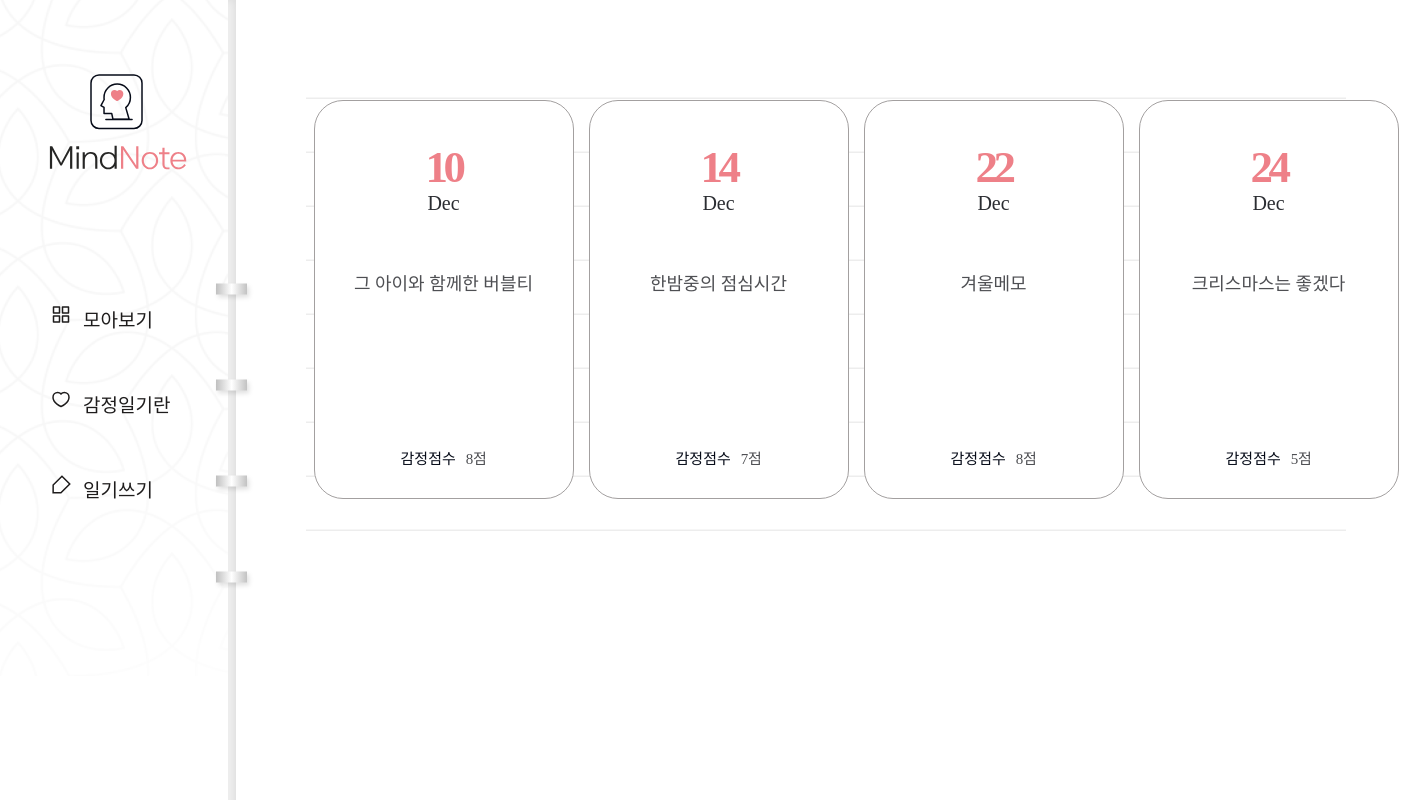
The app's page /diary/, older data.
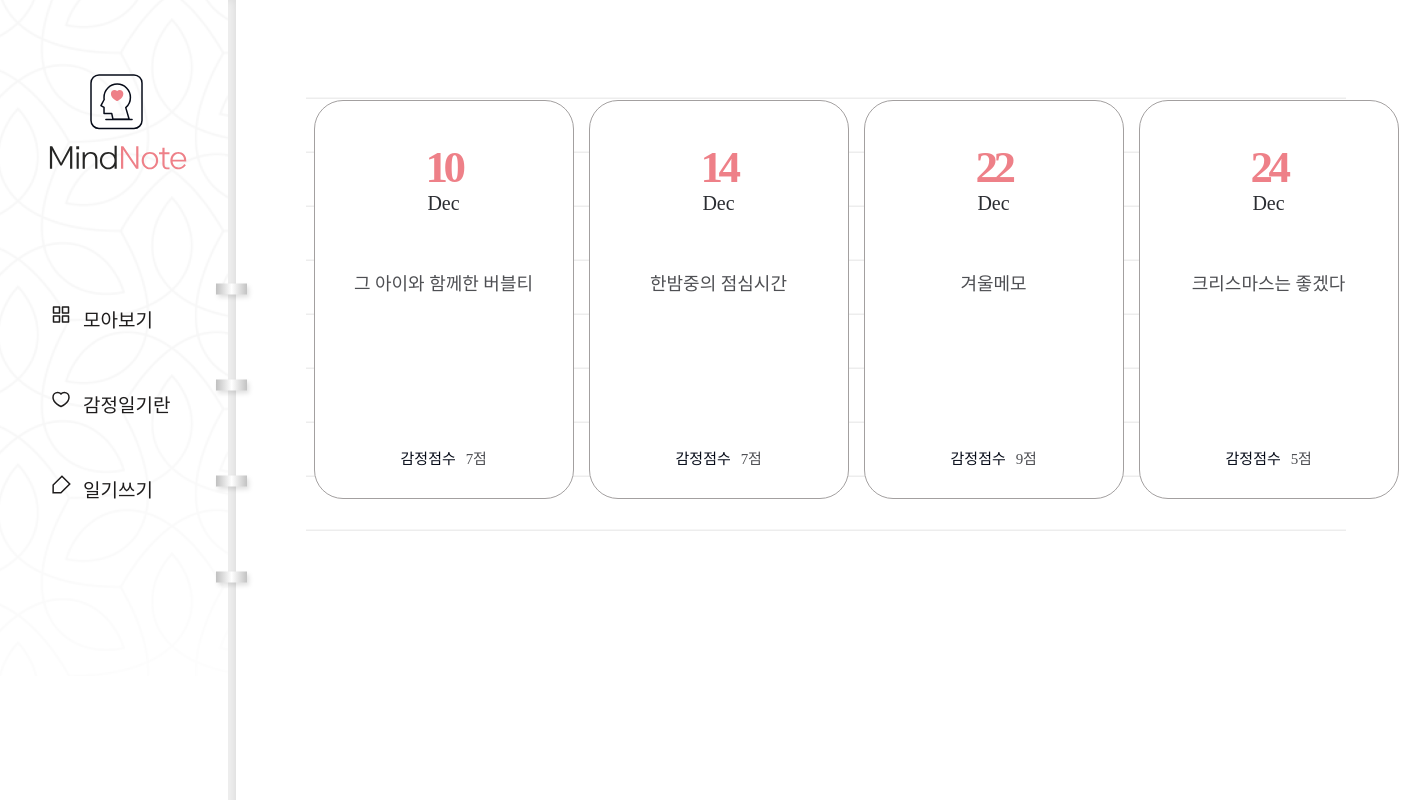
The same page, newer data.
### diary/models.py (models this page shows, shortened)
class Page(models.Model):
    title = models.CharField(max_length=100, validators=[validate_no_hash])
    content = models.TextField(validators=[validate_no_hash])
    feeling = models.CharField(max_length=80, validators=[validate_no_hash, validate_no_numbers])
    score = models.IntegerField(validators=[validate_score])
    dt_created = models.DateField()

### diary/views.py (the view)
# urls.py: path('diary/', views.page_list, name='page-list'),
def page_list(request):
    object_list = Page.objects.all()
    return render(request, 'diary/page_list.html', {'object_list': object_list})

### diary/templates/diary/page_list.html
{% extends './base.html' %}
{% block content %}
<div class="wrap-note">
    <div class="note">
        <div class="note-list">
            <ul>
                {% for obj in object_list %}
                <li>
                    <a href="{% url 'page-detail' obj.id %}">
                        <div class="date">
                            <span>{{obj.dt_created|date:"d"}}</span>
                            <p>{{obj.dt_created|date:"M"}}</p>
                        </div>
                        <h2>{{obj.title}}</h2>
                        <div class="score">
                            <p>감정점수</p>
                            <span>{{obj.score}}점</span>
                        </div>
                    </a>
                </li>
                {% endfor %}
            </ul>
        </div>
    </div>
</div>
{% endblock content %}

### diary/templates/diary/base.html (shortened to what this page needs)
{% load static %}
<!DOCTYPE html>
<html lang="en">
<head>
    <link rel="stylesheet" href="{% static 'diary/css/styles.css' %}">
    <link rel="stylesheet" type="text/css" href="https://cdn.rawgit.com/moonspam/NanumSquare/master/nanumsquare.css">
    <link rel="stylesheet" href="https://cdn.jsdelivr.net/gh/projectnoonnu/noonfonts_two@1.0/NanumBarunpen.woff">
</head>
<body>
    <div class="menu">
        <h1><a href="{% url 'page-list' %}"><img src="{% static 'diary/image/logo02.svg' %}"></a></h1>
        <ul>
            <li><a href="{% url 'page-list' %}">모아보기</a></li>
            <li><a href="{% url 'info' %}">감정일기란</a></li>
            <li><a href="{% url 'page-create' %}">일기쓰기</a></li>
        </ul>
    </div>
    {% block content %}
    {% endblock content %}
</body>

### diary/static/diary/css/styles.css (style rules this page uses)
h1,h2,h3,p,a,ul,li { margin: 0; padding: 0; font-family: 'NanumSquare'; list-style: none; text-decoration: none; outline: none; }
html { position: relative; min-height: 100%; margin: 0; }
body { margin: 0; padding: 0; -webkit-font-smoothing: antialiased; -moz-osx-font-smoothing: auto; }
img { max-width: 100%; margin: 0; padding: 0; border: 0; }
.menu { position: fixed; width: 236px; height: 100vh; min-height: 900px; background: url(../image/menu-bg.png) no-repeat left top/contain; z-index: 99; }
.menu:before { content: ""; display: block; position: absolute; width: 8px; height: 100%; top: 0; right: 0; background-color: #f6f6f6; box-shadow: inset -3px 0 8px 0 rgba(0, 0, 0, 0.11); }
.menu:after { content: ""; display: block; position: absolute; width: 43px; height: 353px; top: 48%; right: -21px; transform: translateY(-50%); background: url(../image/notespring.svg) no-repeat; }
.menu h1 { position: absolute; margin-left: 49px; top: 74px; }
.menu ul { position: absolute; top: 48%; transform: translateY(-50%); }
.menu ul li { margin-bottom: 58px; padding-left: 83px; }
.menu ul li a { display: block; position: relative; font-family: NanumSquareR; color: #1e1c1c; font-size: 19px; }
.menu ul li a:after { content: ""; display: block; position: absolute; width: 21px; height: 20px; top: 0; left: -32px; background: url(../image/ic-feed-white.svg) no-repeat; }
.menu ul li:first-child a:after { background: url(../image/ic-feed-black.svg) no-repeat; }
.menu ul li:nth-child(2) a:after { background: url(../image/ic-heart-black.svg) no-repeat; }
.menu ul li:last-child a:after { background: url(../image/ic-pen-black.svg) no-repeat; }
.wrap-note .note { padding-left: 236px; padding-top: 50px; padding-bottom: 200px; }
.note-list { margin: 0 70px; padding-top: 50px; background: url(../image/note-bg.svg) repeat-x center/1535px 974px; }
.note-list ul { overflow: hidden; width: 1100px; margin: 0 auto; padding-bottom: 50px; }
.note-list ul li { float: left; width: 25%; padding-bottom: 30px; }
.note-list ul li a { display: block; width: 258px; height: 397px; margin: 0 auto; background: #fff; border: solid 1px #a3a0a0; border-radius: 29px; }
.note-list ul li a .date { margin-top: 40px; margin-bottom: 55px; text-align: center; }
.note-list ul li a .date p { display: inline-block; font-family: 'NanumSquare'; color: #2b2d32; font-size: 20px; text-align: center; text-transform: capitalize; line-height: 1; }
.note-list ul li a .date span { display: block; font-family: 'NanumSquare'; color: #ee8088; font-weight: 700; font-size: 45px; letter-spacing: -4.47px; }
.note-list ul li a h2 { width: 196px; height: 150px; margin: 0 auto; font-family: 'NanumBarunpen'; color: #4e4f53; font-weight: normal; font-size: 18px; line-height: 1.67; text-align: center; }
.note-list ul li a .score { margin-top: 28px; text-align: center; }
.note-list ul li a .score p { display: inline-block; font-family: 'NanumSquare'; color: #060b18; font-size: 15px; }
.note-list ul li a .score span { padding-left: 6px; font-family: 'NanumBarunpen'; color: #4e4f53; font-size: 15px; letter-spacing: -0.29px; }

Row changes from the older to the newer data that the page shows:
changed Page "그 아이와 함께한 버블티": score "8" → "7"
changed Page "겨울메모": score "8" → "9"
